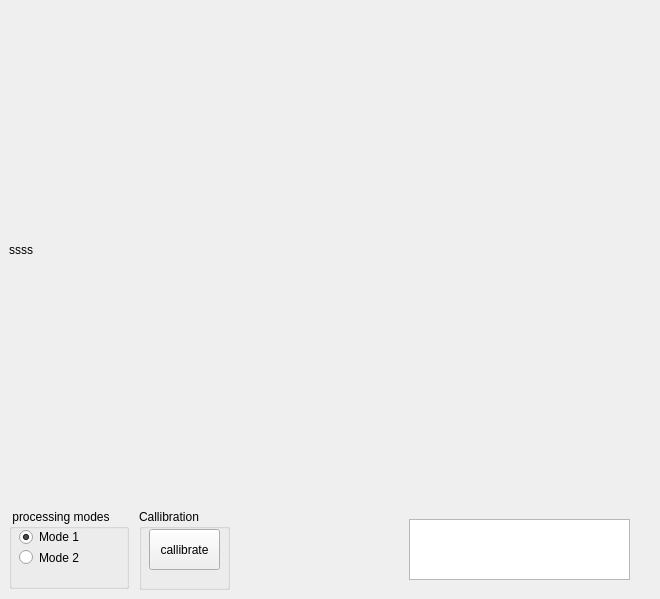
<?xml version="1.0" encoding="UTF-8"?>
<ui version="4.0">
 <class>mainWindow</class>
 <widget class="QMainWindow" name="mainWindow">
  <property name="geometry">
   <rect>
    <x>0</x>
    <y>0</y>
    <width>660</width>
    <height>599</height>
   </rect>
  </property>
  <property name="windowTitle">
   <string>EyeWare</string>
  </property>
  <widget class="QWidget" name="centralwidget">
   <layout class="QVBoxLayout" name="verticalLayout">
    <item>
     <layout class="QGridLayout" name="gridLayout">
      <item row="0" column="0">
       <widget class="QWidget" name="widget" native="true">
        <property name="enabled">
         <bool>true</bool>
        </property>
        <widget class="QTextEdit" name="goText">
         <property name="enabled">
          <bool>true</bool>
         </property>
         <property name="geometry">
          <rect>
           <x>400</x>
           <y>510</y>
           <width>221</width>
           <height>61</height>
          </rect>
         </property>
         <property name="textInteractionFlags">
          <set>Qt::TextSelectableByKeyboard|Qt::TextSelectableByMouse</set>
         </property>
        </widget>
        <widget class="QLabel" name="image_label">
         <property name="geometry">
          <rect>
           <x>0</x>
           <y>0</y>
           <width>641</width>
           <height>481</height>
          </rect>
         </property>
         <property name="text">
          <string>ssss</string>
         </property>
        </widget>
        <widget class="QGroupBox" name="groupBox">
         <property name="geometry">
          <rect>
           <x>0</x>
           <y>500</y>
           <width>120</width>
           <height>80</height>
          </rect>
         </property>
         <property name="title">
          <string> processing modes</string>
         </property>
         <property name="checkable">
          <bool>false</bool>
         </property>
         <widget class="QRadioButton" name="mode_1">
          <property name="geometry">
           <rect>
            <x>10</x>
            <y>20</y>
            <width>101</width>
            <height>16</height>
           </rect>
          </property>
          <property name="text">
           <string>Mode 1</string>
          </property>
          <property name="checked">
           <bool>true</bool>
          </property>
         </widget>
         <widget class="QRadioButton" name="mode_2">
          <property name="geometry">
           <rect>
            <x>10</x>
            <y>40</y>
            <width>91</width>
            <height>17</height>
           </rect>
          </property>
          <property name="text">
           <string>Mode 2</string>
          </property>
         </widget>
        </widget>
        <widget class="QGroupBox" name="groupBox_2">
         <property name="geometry">
          <rect>
           <x>130</x>
           <y>500</y>
           <width>91</width>
           <height>81</height>
          </rect>
         </property>
         <property name="title">
          <string>Callibration</string>
         </property>
         <property name="checkable">
          <bool>false</bool>
         </property>
         <widget class="QPushButton" name="calibrate">
          <property name="geometry">
           <rect>
            <x>10</x>
            <y>20</y>
            <width>71</width>
            <height>41</height>
           </rect>
          </property>
          <property name="text">
           <string>callibrate</string>
          </property>
         </widget>
        </widget>
        <zorder>image_label</zorder>
        <zorder>groupBox</zorder>
        <zorder>goText</zorder>
        <zorder>groupBox_2</zorder>
       </widget>
      </item>
     </layout>
    </item>
   </layout>
  </widget>
 </widget>
 <resources/>
 <connections/>
</ui>
